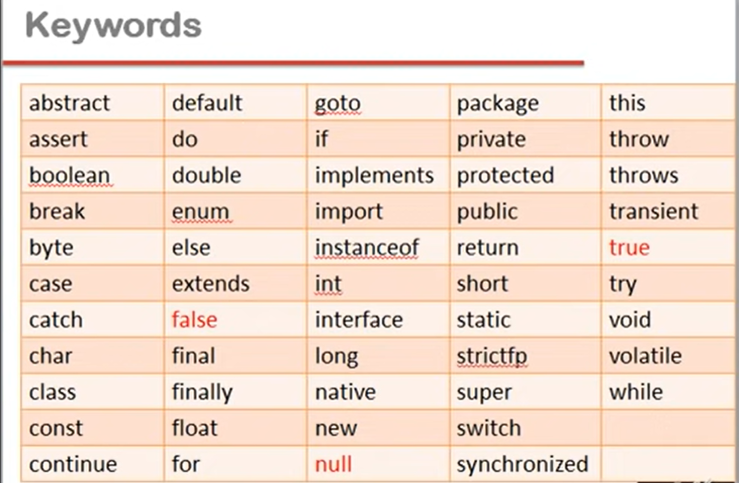
#> input picture images/keywords.png, 1477 x 966 px, found by its file name (shown at 1/2 size)
$ python 03.py
#> lines starting #> are read from the running program, lines starting #| are printed output that depends on the picture
import cv2

img=cv2.imread('.\\images\\keywords.png',1)
#> img is the input picture: shape (966, 1477, 3); mean B, G, R 209.5, 222.3, 240.7
img=cv2.resize(img,(450,300))
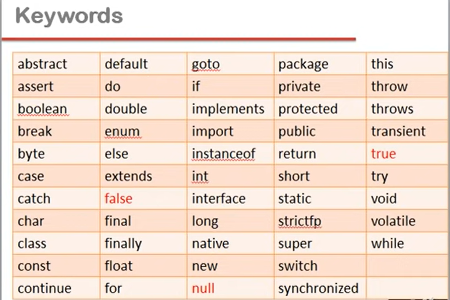
#> img: shape (300, 450, 3); mean B, G, R 209.6, 222.3, 240.7
dimentions=img.shape
#> dimentions = (300, 450, 3)
height=dimentions[0]
#> height = 300
width=dimentions[1]
#> width = 450
channels=dimentions[2]
#> channels = 3
size=img.size
#> size = 405000

print('dimention:',dimentions)
#| dimention: (300, 450, 3)
print('height:',height)
#| height: 300
print('width:',width)
#| width: 450
print('channels:',channels)
#| channels: 3
print('size:',size)
#| size: 405000

b,g,r=cv2.split(img)
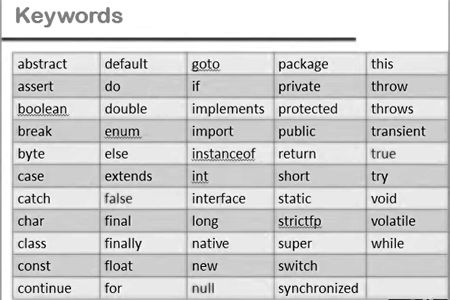
#> b: shape (300, 450); min 0, max 255, mean 209.6
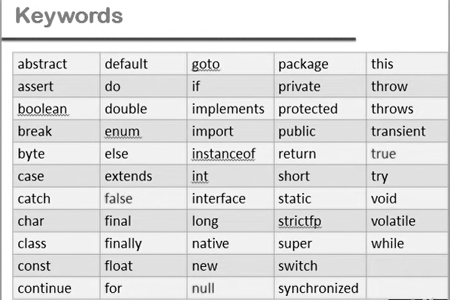
#> g: shape (300, 450); min 0, max 255, mean 222.3
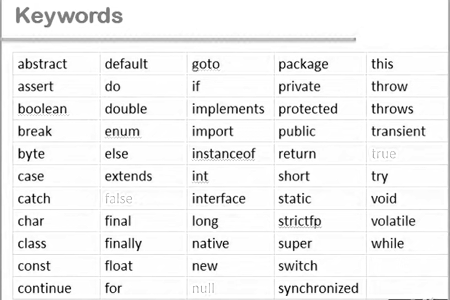
#> r: shape (300, 450); min 0, max 255, mean 240.7
merged_bgr=cv2.merge((b,g,r))
merged_rgb=cv2.merge((r,g,b))

cv2.imshow("original_image",img)
cv2.imshow("b",b)
cv2.imshow("g",g)
cv2.imshow("r",r)
cv2.imshow("merged_bgr",merged_bgr)
cv2.imshow("merged_rgb",merged_rgb)


cv2.waitKey()
cv2.destroyAllWindows()

$ run again, with images/DataTypes.png copied over images/keywords.png
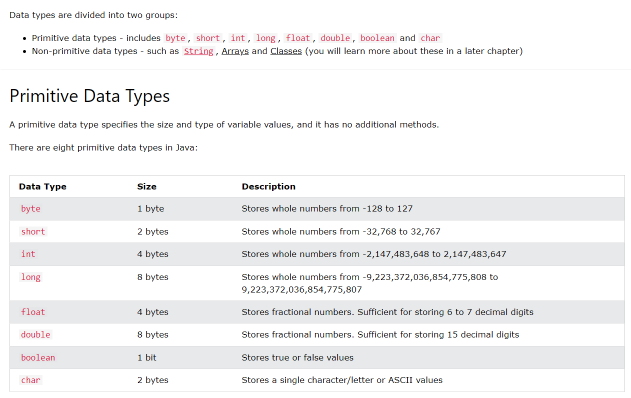
#> input picture images/DataTypes.png, 1262 x 795 px, found by its file name (shown at 1/2 size)
#> img is the input picture: shape (795, 1262, 3); mean B, G, R 243.9, 243.4, 243.5
#> `img=cv2.resize(img,(450,300))`:
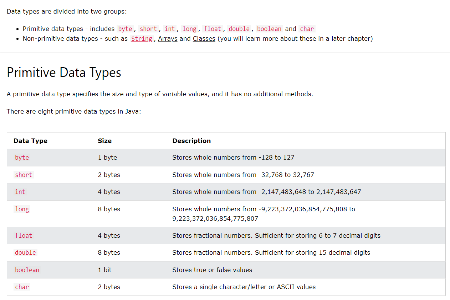
#> img: shape (300, 450, 3); mean B, G, R 243.6, 243.1, 243.2
#| dimention: (300, 450, 3)
#| height: 300
#| width: 450
#| channels: 3
#| size: 405000
#> `b,g,r=cv2.split(img)`:
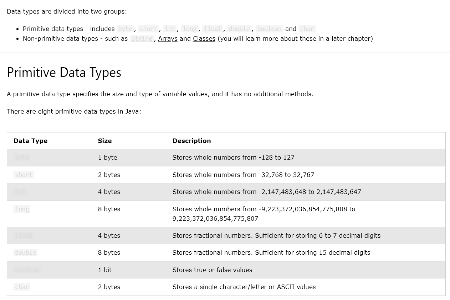
#> r: shape (300, 450); min 0, max 255, mean 243.2
